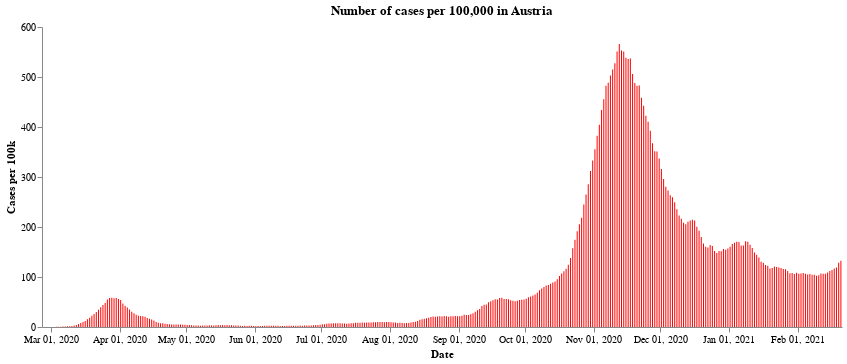

Notebook cell for this chart:
### Markdown cell above
First we have the number of cases per 100,000 population across the whole of Austria. After a very sharp rise in cases during the end of October and the middle of November, the number of new cases have fallen due to the second lockdown. At the time of writting, the cases seem to have levelled off a little - though the Austrian government announced a third lockdown lasting a month starting from the 26th of December, in the expectation that cases will continue to rise over the festive period.

### Code cell
#collapse
import altair as alt

alt.Chart(all_austria).mark_bar(
    color='red',
    opacity=1,
    size=1
).encode(
    x=alt.X("yearmonthdate(Time):T", axis=alt.Axis(title='Date')),
    y=alt.Y("SiebenTageInzidenzFaelle:Q",
            axis=alt.Axis(title='Cases per 100k')),
).configure_axis(grid=False).configure_view(strokeWidth=0).properties(
    title='Number of cases per 100,000 in Austria', width=800
)

### Figure 1 — Vega-Lite specification as saved in the notebook (floating-point values rounded to 4 significant figures; data arrays with more than 128 entries replaced by an {"elided": "..."} marker saying what was removed)
{"config": {"view": {"continuousWidth": 400, "continuousHeight": 300, "strokeWidth": 0}, "axis": {"grid": false}}, "data": {"name": "data-f04abc82ce5ef89d0b83347cf6951e71"}, "mark": {"type": "bar", "color": "red", "opacity": 1, "size": 1}, "encoding": {"x": {"type": "temporal", "axis": {"title": "Date"}, "field": "Time", "timeUnit": "yearmonthdate"}, "y": {"type": "quantitative", "axis": {"title": "Cases per 100k"}, "field": "SiebenTageInzidenzFaelle"}}, "title": "Number of cases per 100,000 in Austria", "width": 800, "$schema": "https://vega.github.io/schema/vega-lite/v4.8.1.json", "datasets": {"data-f04abc82ce5ef89d0b83347cf6951e71": {"elided": "361 records"}}}
